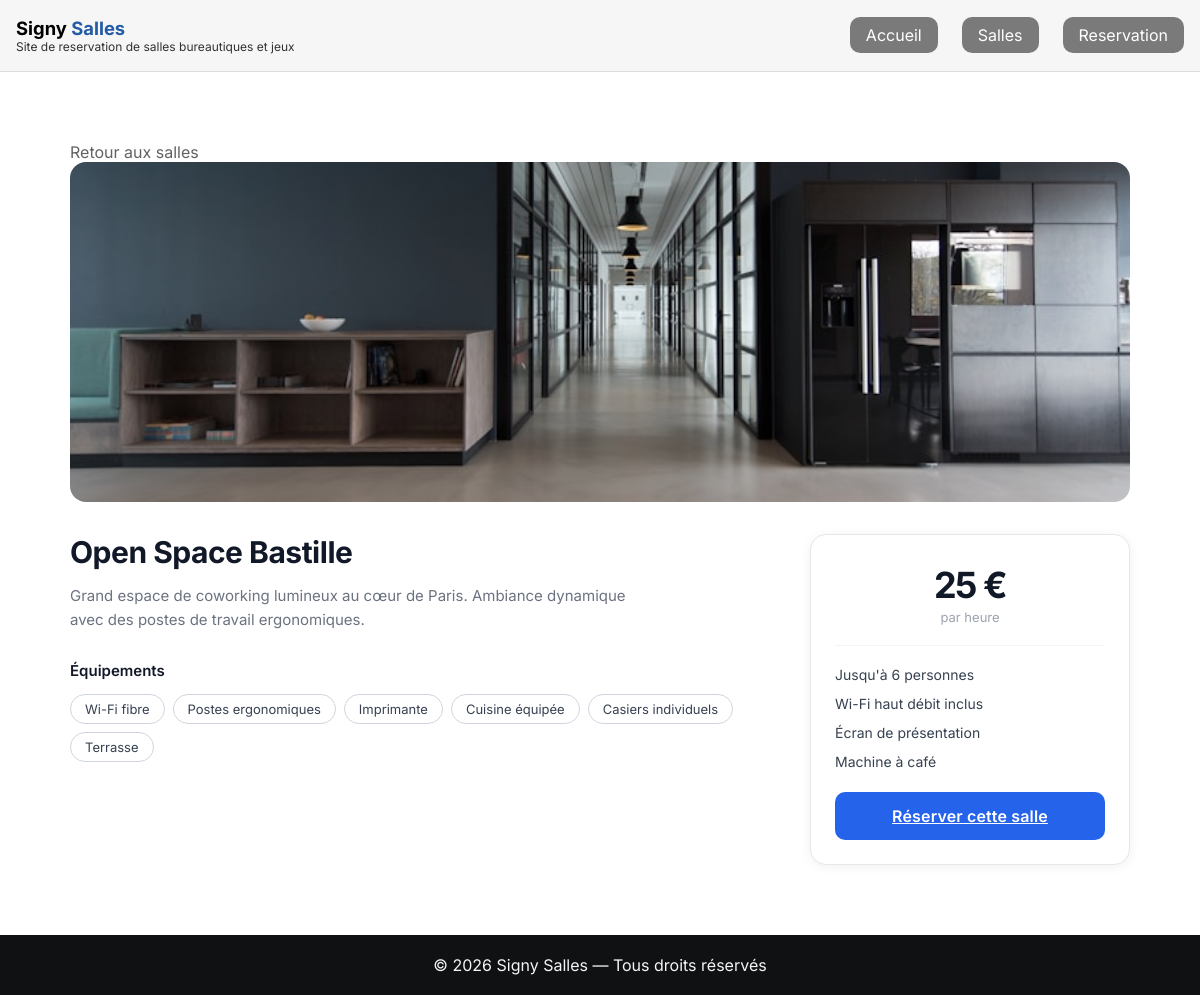
The app's page /DetailSalle.php?id=2 with its own data.
### tables this page shows
CREATE TABLE `salle` (
    `id_salle` INT(11) NOT NULL AUTO_INCREMENT,
    `nom` VARCHAR(100) NOT NULL,
    `capacite` INT(11) NOT NULL,
    `prix` DECIMAL(10,2) NOT NULL,
    `description` TEXT,
    `equipements` TEXT,
    `image` VARCHAR(255),
    `disponibilité` TINYINT(1) DEFAULT 1,
    PRIMARY KEY (`id_salle`)
);

### DetailSalle.php (the view, shortened to what this page needs)
<?php
require_once 'config/database.php';
$id = intval($_GET['id'] ?? 0);
$stmt = $pdo->prepare('SELECT * FROM salle WHERE id_salle = ?');
$stmt->execute([$id]);
$salle = $stmt->fetch(PDO::FETCH_ASSOC);
$equipements = explode(',', $salle['equipements']);
require_once 'config/header.php';
?>
<main>
    <section>
        <div class="container2">
            <div class="page">
                <a href="Salle.php" class="return">Retour aux salles</a>
                <div class="hero">
                    <img src="Img/<?= htmlspecialchars($salle['image']) ?>"
                         alt="<?= htmlspecialchars($salle['nom']) ?>"
                         onerror="this.parentElement.innerHTML='<div class=hero-placeholder><span>Photo de la salle</span></div>'">
                </div>
                <div class="content-row">
                    <div class="left-col">
                        <h1><?= htmlspecialchars($salle['nom']) ?></h1>
                        <p class="description">
                            <?= htmlspecialchars($salle['description']) ?>
                        </p>
                        <div class="equipements-title">Équipements</div>
                        <div class="tags">
                            <?php foreach ($equipements as $eq) : ?>
                                <span class="tag"><?= htmlspecialchars(trim($eq)) ?></span>
                            <?php endforeach; ?>
                        </div>
                    </div>
                    <div class="booking-card">
                        <div class="price-block">
                            <div class="price"><?= number_format($salle['prix'], 0) ?>&nbsp;€</div>
                            <div class="price-unit">par heure</div>
                        </div>
                        <ul class="amenities">
                            <li class="amenity">Jusqu'à <?= (int)$salle['capacite'] ?> personnes</li>
                            <li class="amenity">Wi-Fi haut débit inclus</li>
                            <li class="amenity">Écran de présentation</li>
                            <li class="amenity">Machine à café</li>
                        </ul>
                        <a href="Reservation.php?id=<?= (int)$salle['id_salle'] ?>" class="btn-reserve">
                            Réserver cette salle
                        </a>
                    </div>
                </div>
            </div>
        </div>
    </section>
</main>
<?php require_once 'config/footer.php'; ?>

### css/DetailSalle.css (style rules this page uses)
* { box-sizing: border-box; margin: 0; padding: 0; font-family: 'Inter', sans-serif; }
.container2 { max-width: 1200px; margin: 0 auto; padding: 70px ; display: flex; }
.hero { width: 100%; height: 340px; border-radius: 16px; overflow: hidden; background: #c9cdd4; margin-bottom: 32px; }
.hero img { width: 100%; height: 100%; object-fit: cover; display: block; }
.content-row { display: grid; grid-template-columns: 1fr 320px; gap: 32px; align-items: start; }
.return { text-decoration: none; color: rgb(32, 32, 32); opacity: 0.7; transition: all 100ms linear; }
h1 { font-size: 30px; font-weight: 700; letter-spacing: -.5px; color: #111827; margin-bottom: 14px; line-height: 1.2; }
.description { font-size: 15px; line-height: 1.65; color: #6b7280; margin-bottom: 28px; max-width: 560px; }
.equipements-title { font-size: 15px; font-weight: 600; color: #111827; margin-bottom: 14px; }
.tags { display: flex; flex-wrap: wrap; gap: 8px; }
.tag { border: 1px solid #d0d5dd; border-radius: 20px; font-size: 13px; font-weight: 400; color: #374151; padding: 6px 14px; background: #fff; white-space: nowrap; }
.booking-card { background: #fff; border-radius: 16px; border: 1px solid #e5e7eb; padding: 28px 24px 24px; box-shadow: 0 2px 12px rgba(0,0,0,.06); position: sticky; top: 24px; }
.price-block { text-align: center; margin-bottom: 20px; }
.price { font-size: 36px; font-weight: 700; color: #111827; letter-spacing: -1.5px; }
.price-unit { font-size: 13px; color: #9ca3af; margin-top: 2px; }
.amenities { display: flex; flex-direction: column; gap: 12px; margin-bottom: 22px; border-top: 1px solid #f3f4f6; padding-top: 20px; }
.amenity { display: flex; align-items: center; gap: 10px; font-size: 14px; color: #374151; }
.btn-reserve { display: block; width: 100%; background: #2563eb; color: #fff; font-size: clamp(0.75, 1.30vw 1.5rem); font-weight: 600; border: none; border-radius: 10px; padding: 14px; cursor: pointer; transition: background .2s, transform .1s; transition: all 200ms linear; text-align: center; letter-spacing: .01em; }

### records on screen
salle: image (picture), nom "Open Space Bastille", description "Grand espace de coworking lumineux au cœur de Paris. Ambiance dynamique avec des postes de travail ergonomiques.", equipements "Wi-Fi fibre", equipements "Postes ergonomiques", equipements "Imprimante", equipements "Cuisine équipée", equipements "Casiers individuels", equipements "Terrasse", prix "25", capacite "6"
